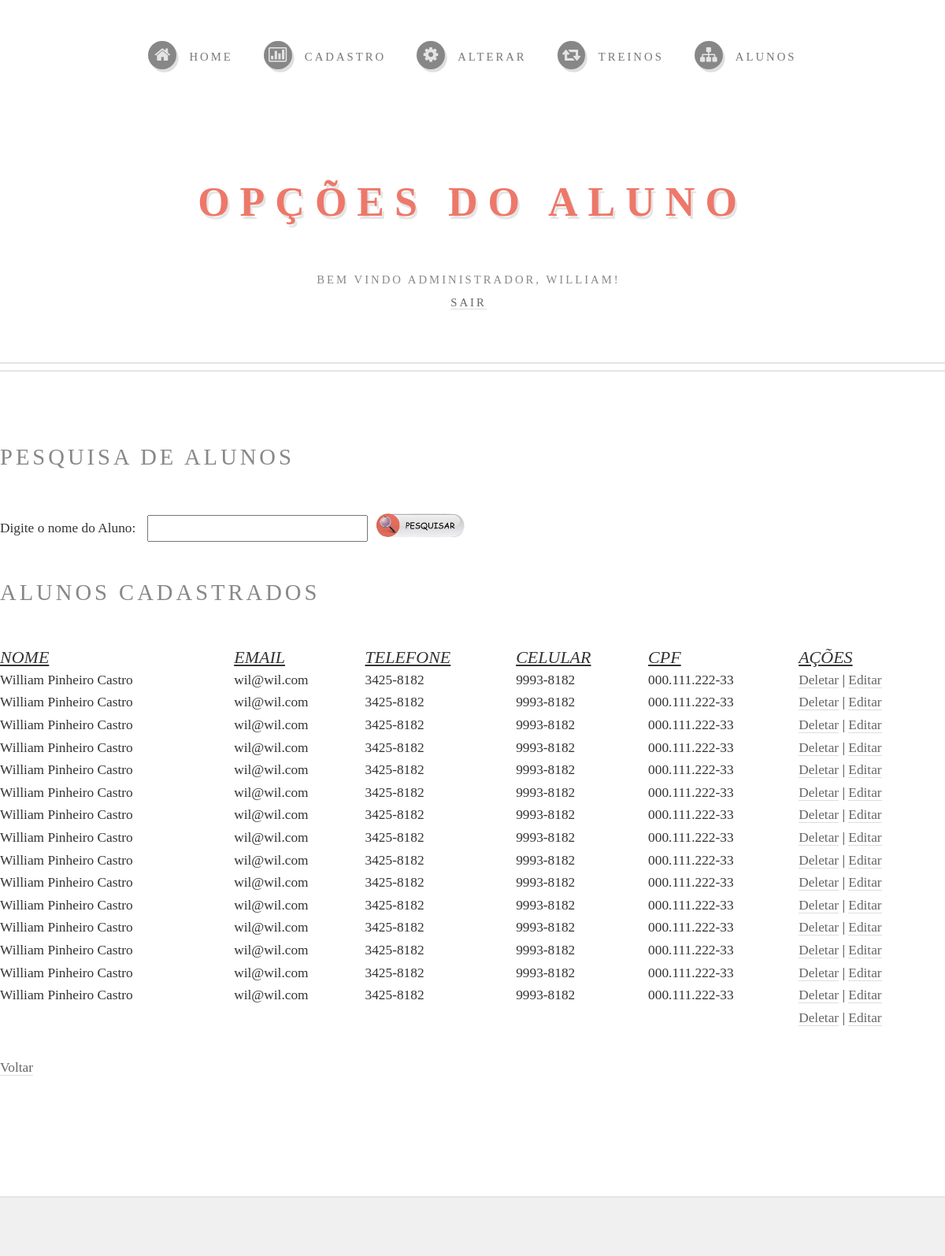
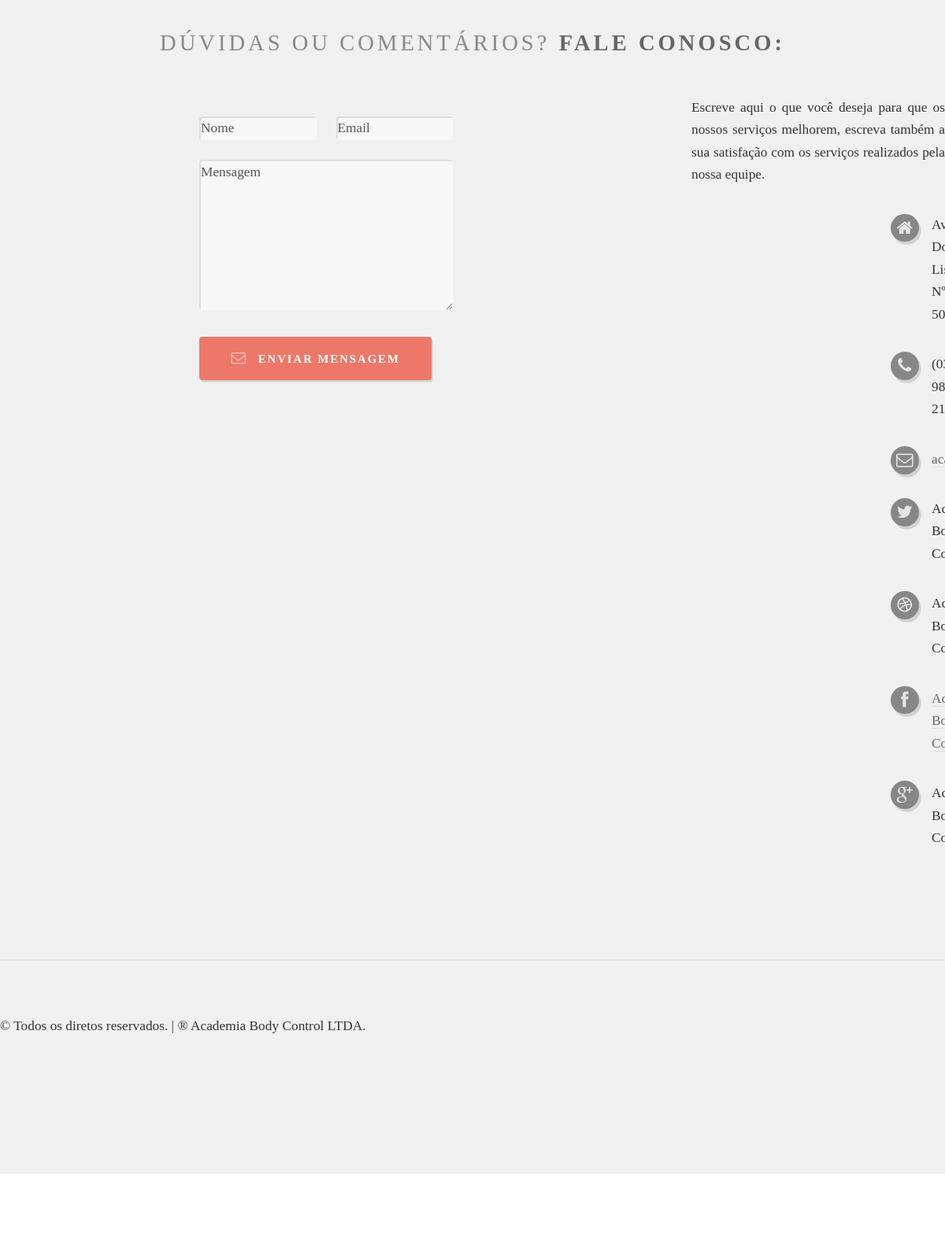
Page /aluno/pesquisa.php (signed in) on the committed database (2 pictures, top to bottom).
### tables this page shows
CREATE TABLE IF NOT EXISTS `aluno` (
  `codigoAluno` int(4) NOT NULL AUTO_INCREMENT,
  `nomeAluno` varchar(100) NOT NULL,
  `dataInclusaoAluno` varchar(10) NOT NULL,
  `telefoneAluno` varchar(15) NOT NULL,
  `celularAluno` varchar(15) NOT NULL,
  `emailAluno` varchar(50) NOT NULL,
  `enderecoAluno` varchar(100) NOT NULL,
  `complementoAluno` varchar(50) NOT NULL,
  `bairroAluno` varchar(50) NOT NULL,
  `cepAluno` varchar(10) NOT NULL,
  `cidadeAluno` varchar(50) NOT NULL,
  `estadoAluno` varchar(2) NOT NULL,
  `cpfAluno` varchar(14) NOT NULL,
  `rgAluno` varchar(13) NOT NULL,
  `estadoCivilAluno` varchar(10) NOT NULL,
  `dataNascimentoAluno` varchar(10) NOT NULL,
  `nomePaiAluno` varchar(100) NOT NULL,
  `nomeMaeAluno` varchar(100) NOT NULL,
  `sexoAluno` varchar(1) NOT NULL,
  PRIMARY KEY (`codigoAluno`)
);

### aluno/pesquisa.php (the view, shortened to what this page needs)
<!DOCTYPE HTML>
<html>
	<head>
			<link rel="stylesheet" href="../css/skel-noscript.css" />
			<link rel="stylesheet" href="../css/style.css" />
			<link rel="stylesheet" href="../css/style-desktop.css" />
	</head>
	<body class="homepage">
			<div id="header-wrapper">
					<div id="header" class="container">
							<h1 id="logo"><a href="#">Opções do Aluno</a></h1>
                            <div class="bv">
<?php
		$usuario = $_SESSION['user'];
		print "<p>Bem vindo administrador, $usuario!";
?>
</br><a href='../logout.php'>Sair</a>
</div>
							<nav id="nav">
									<ul>
									<li><a class="icon icon-home" href="../index.php"><span>HOME</span></a></li>
									<li>
										<a href="" class="icon icon-bar-chart"><span>CADASTRO</span></a>
									</li>
									<li><a class="icon icon-cog" href="#"><span>ALTERAR</span></a>
                                        </li>
									<li><a class="icon icon-retweet" href="../treinos.php"><span>TREINOS</span></a></li>
									<li><a class="icon icon-sitemap" href="../alunos.php"><span>ALUNOS </span></a></li>
								</ul>
							</nav>
					</div>
			</div>
			<div id="features-wrapper">
					<section id="features" class="container">
						<div class="">
                            <div class="pesquisa">
       <h2>Pesquisa de Alunos</h2>
       <div class="area_pesquisa">
		<form method="post" action="pesquisa.php">
			<label id='lpesquisa'>Digite o nome do Aluno:</label>
			<input id='ipesquisa' type="text" name="nomeAluno" />
			<button id="submit_pesquisa" class="button" type="submit"></button>
		</form>
        </div>
		<h2>Alunos Cadastrados</h2>
		<?php
			$nomeAluno = '';
			$ds = 'mysql:host=localhost;dbname=bodycontrol';
			$user = 'root';
			$pass = '';
			$db = new PDO($ds, $user, $pass);
			$query = "SELECT * FROM aluno WHERE nomeAluno LIKE '%$nomeAluno%'";
			$stm = $db->prepare($query);
			if ($stm -> execute()){
						print"<table border style='border-collapse:collapse'>";
						print"<tr class='lista'><th>NOME</th>";
						print"<th>EMAIL</th>";
						print"<th>TELEFONE</th>";
						print"<th>CELULAR</th>";
						print"<th>CPF</th>";
						print"<th>AÇÕES</th></tr>";
						while ($row = $stm->fetch()){
							$codigoAluno = $row ['codigoAluno'];
							$nomeAluno = $row ['nomeAluno'];
							$dataInclusaoAluno = $row ['dataInclusaoAluno'];
							$telefoneAluno = $row ['telefoneAluno'];
							$celularAluno = $row ['celularAluno'];
							$emailAluno = $row ['emailAluno'];
							$enderecoAluno = $row ['enderecoAluno'];
							$complementoAluno = $row ['complementoAluno'];
							$bairroAluno = $row ['bairroAluno'];
							$cepAluno = $row ['cepAluno'];
							$cidadeAluno = $row ['cidadeAluno'];
							$estadoAluno = $row ['estadoAluno'];
							$cpfAluno = $row ['cpfAluno'];
							$rgAluno = $row ['rgAluno'];
							$estadoCivilAluno = $row ['estadoCivilAluno'];
							$dataNascimentoAluno = $row ['dataNascimentoAluno'];
							$nomePaiAluno = $row ['nomePaiAluno'];
							$nomeMaeAluno = $row ['nomeMaeAluno'];
							$sexoAluno = $row ['sexoAluno'];
						print"<tr><td>$nomeAluno</td>";
						print"<td>$emailAluno</td>";
						print"<td>$telefoneAluno</td>";
						print"<td>$celularAluno</td>";
						print"<td>$cpfAluno</td>";
						print"<td><a href='delete.php?codigoAluno=$codigoAluno'>Deletar</a> | ";
												print"<a href='edita.php?codigoAluno=$codigoAluno$&nomeAluno=$nomeAluno&dataInclusaoAluno=$dataInclusaoAluno&telefoneAluno=$telefoneAluno&celularAluno=$celularAluno&emailAluno=$emailAluno&enderecoAluno=$enderecoAluno&complementoAluno=$complementoAluno&bairroAluno=$bairroAluno&cepAluno=$cepAluno&cidadeAluno=$cidadeAluno&estadoAluno=$estadoAluno&cpfAluno=$cpfAluno&rgAluno=$rgAluno&estadoCivilAluno=$estadoCivilAluno&dataNascimentoAluno=$dataNascimentoAluno&nomePaiAluno=$nomePaiAluno&nomeMaeAluno=$nomeMaeAluno&sexoAluno=$sexoAluno'>";
						print"Editar</a></td></tr>";
									}
					print "</table>";
			}
			else{
				print"<h3>Erro ao listar alunos</h3>";
			}
		?>
		<a href="../index.php">Voltar</a>
							</div>
						</div>
					</section>
			</div>
			<div id="main-wrapper">
			<div id="footer-wrapper">
					<div id="footer" class="container">
						<header>
							<h2>DÚVIDAS OU COMENTÁRIOS? <strong>FALE CONOSCO:</strong></h2>
						</header>
						<div class="row">
							<div class="6u">
								<section>
									<form method="post" action="#">
										<div class="row half">
											<div class="6u">
												<input name="name" placeholder="Nome" type="text" class="text" />
											</div>
											<div class="6u">
												<input name="email" placeholder="Email" type="text" class="text" />
											</div>
										</div>
										<div class="row half">
											<div class="12u">
												<textarea name="message" placeholder="Mensagem"></textarea>
											</div>
										</div>
										<div class="row half">
											<div class="12u">
												<a href="#" class="button button-icon icon icon-envelope">Enviar Mensagem</a>
											</div>
										</div>
									</form>
								</section>
							</div>
							<div class="6u">
								<section>
									<p>Escreve aqui o que você deseja para que os nossos serviços melhorem, escreva também a sua satisfação com os serviços realizados pela nossa equipe.</p>
									<div class="row">
										<ul class="icons 6u">
											<li class="icon icon-home">Av. Doutor Lisboa, Nº 500</li>
											<li class="icon icon-phone">
												(035) 9892-2133</li>
											<li class="icon icon-envelope">
												<a href="#">academia@bodycontrol.com</a></li>
										</ul>
										<ul class="icons 6u">
											<li class="icon icon-twitter">Academia Body Control</li>
											<li class="icon icon-dribbble">Academia Body Control</li>
											<li class="icon icon-facebook"><a href="https://www.facebook.com/pages/Body-Control/234431953391505?skip_nax_wizard=true">Academia Body Control</a></li>
											<li class="icon icon-google-plus">Academia Body Control</li>
										</ul>
									</div>
								</section>
							</div>
						</div>
					</div>
					<div id="copyright" class="container">
                      <p>&copy; Todos os diretos reservados. | 	          																																																&reg; Academia Body Control LTDA.</p>
					</div>
			</div>
	</body>
</html>

### css/skel-noscript.css (style rules this page uses)
html,body,div,span,applet,object,iframe,h1,h2,h3,h4,h5,h6,p,blockquote,pre,a,abbr,acronym,address,big,cite,code,del,dfn,em,img,ins,kbd,q,s,samp,small,strike,strong,sub,sup,tt,var,b,u,i,center,dl,dt,dd,ol,ul,li,fieldset,form,label,legend,table,caption,tbody,tfoot,thead,tr,th,td,article,aside,canvas,details,embed,figure,figcaption,footer,header,hgroup,menu,nav,output,ruby,section,summary,time,mark,audio,video { margin:0;padding:0;border:0;font-size:100%;font:inherit;vertical-align:baseline; }
article,aside,details,figcaption,figure,footer,header,hgroup,menu,nav,section { display:block; }
body { line-height:1; }
ol,ul { list-style:none; }
table { border-collapse:collapse;border-spacing:0; }
body { -webkit-text-size-adjust:none }
*, *:before, *:after { -moz-box-sizing: border-box; -webkit-box-sizing: border-box; -o-box-sizing: border-box; -ms-box-sizing: border-box; box-sizing: border-box; }
body { min-width: 1200px; }
.container { width: 1200px; margin: 0 auto; }
.\31 2u { width: 100% }
.\36 u { width: 50% }
.row > * { float: left; -moz-box-sizing: border-box; -webkit-box-sizing: border-box; -o-box-sizing: border-box; -ms-box-sizing: border-box; box-sizing: border-box; padding-bottom: 0; padding-left: 303px; padding-right: 0; padding-top: 50px; }
.row + .row > * { padding-top: 50px; }
.row { margin-left: -50px; }
.row:after { content: ''; display: block; clear: both; height: 0; }
.row:first-child > * { padding-top: 0; }
.row > * { padding-top: 0; }
.row.half > * { padding: 25px 0 0 25px; }
.row.half + .row.half > * { padding-top: 25px; }
.row.half { margin-left: -25px; }

### css/style-desktop.css (style rules this page uses)
body,input,textarea,select { line-height: 1.65em; font-size: 13pt; }
h2 { font-size: 1.65em; font-weight: 400; letter-spacing: 4px; margin: 0 0 1.5em 0; line-height: 1.75em; }
.button { font-size: 0.85em; letter-spacing: 2px; padding: 0.85em 2.75em 0.85em 2.75em; }
#features-wrapper { padding: 6em 0 6em 0; }
#main-wrapper { padding: 6em 0 6em 0; }
#footer-wrapper { padding: 6em 0 8em 0; }
#header { padding: 14em 0 7em 0; }
#header h1 { font-size: 3em; letter-spacing: 13px; }
#header p { margin: 2.5em 0 0 0; font-size: 0.85em; letter-spacing: 3px; }
#nav { position: absolute; top: 3em; left: 0; width: 100%; }
#nav > ul > li { display: inline-block; padding-right: 2em; }
#nav > ul > li:last-child { padding-right: 0; }
#nav > ul > li > a { display: block; }
#nav > ul > li > a > span { font-size: 0.85em; letter-spacing: 3px; }
#copyright { margin-top: 6em; padding-top: 4em; }

### css/style-1000px.css (style rules this page uses)
body { line-height: 1.75em; font-size: 12pt; }
h2 { margin: 0 0 1em 0; }
#features-wrapper { padding: 4em 0 4em 0; }
#main-wrapper { padding: 4em 0 4em 0; }
#footer-wrapper { padding: 4em 0 6em 0; }
#header { padding: 12em 0 7em 0; }
#header h1 { font-size: 2.5em; }
#header p { margin: 2em 0 0 0; }
#nav > ul > li { padding-right: 1.25em; }
#copyright { margin-top: 5em; padding-top: 2em; }

### rows in the picture
aluno: nomeAluno "William Pinheiro Castro", emailAluno "wil@wil.com", telefoneAluno "3425-8182", celularAluno "9993-8182", cpfAluno "000.111.222-33"
aluno: nomeAluno "William Pinheiro Castro", emailAluno "wil@wil.com", telefoneAluno "3425-8182", celularAluno "9993-8182", cpfAluno "000.111.222-33"
aluno: nomeAluno "William Pinheiro Castro", emailAluno "wil@wil.com", telefoneAluno "3425-8182", celularAluno "9993-8182", cpfAluno "000.111.222-33"
aluno: nomeAluno "William Pinheiro Castro", emailAluno "wil@wil.com", telefoneAluno "3425-8182", celularAluno "9993-8182", cpfAluno "000.111.222-33"
aluno: nomeAluno "William Pinheiro Castro", emailAluno "wil@wil.com", telefoneAluno "3425-8182", celularAluno "9993-8182", cpfAluno "000.111.222-33"
aluno: nomeAluno "William Pinheiro Castro", emailAluno "wil@wil.com", telefoneAluno "3425-8182", celularAluno "9993-8182", cpfAluno "000.111.222-33"
aluno: nomeAluno "William Pinheiro Castro", emailAluno "wil@wil.com", telefoneAluno "3425-8182", celularAluno "9993-8182", cpfAluno "000.111.222-33"
aluno: nomeAluno "William Pinheiro Castro", emailAluno "wil@wil.com", telefoneAluno "3425-8182", celularAluno "9993-8182", cpfAluno "000.111.222-33"
aluno: nomeAluno "William Pinheiro Castro", emailAluno "wil@wil.com", telefoneAluno "3425-8182", celularAluno "9993-8182", cpfAluno "000.111.222-33"
aluno: nomeAluno "William Pinheiro Castro", emailAluno "wil@wil.com", telefoneAluno "3425-8182", celularAluno "9993-8182", cpfAluno "000.111.222-33"
aluno: nomeAluno "William Pinheiro Castro", emailAluno "wil@wil.com", telefoneAluno "3425-8182", celularAluno "9993-8182", cpfAluno "000.111.222-33"
aluno: nomeAluno "William Pinheiro Castro", emailAluno "wil@wil.com", telefoneAluno "3425-8182", celularAluno "9993-8182", cpfAluno "000.111.222-33"
aluno: nomeAluno "William Pinheiro Castro", emailAluno "wil@wil.com", telefoneAluno "3425-8182", celularAluno "9993-8182", cpfAluno "000.111.222-33"
aluno: nomeAluno "William Pinheiro Castro", emailAluno "wil@wil.com", telefoneAluno "3425-8182", celularAluno "9993-8182", cpfAluno "000.111.222-33"
aluno: nomeAluno "William Pinheiro Castro", emailAluno "wil@wil.com", telefoneAluno "3425-8182", celularAluno "9993-8182", cpfAluno "000.111.222-33"

### other values in the picture
$usuario "WILLIAM"
